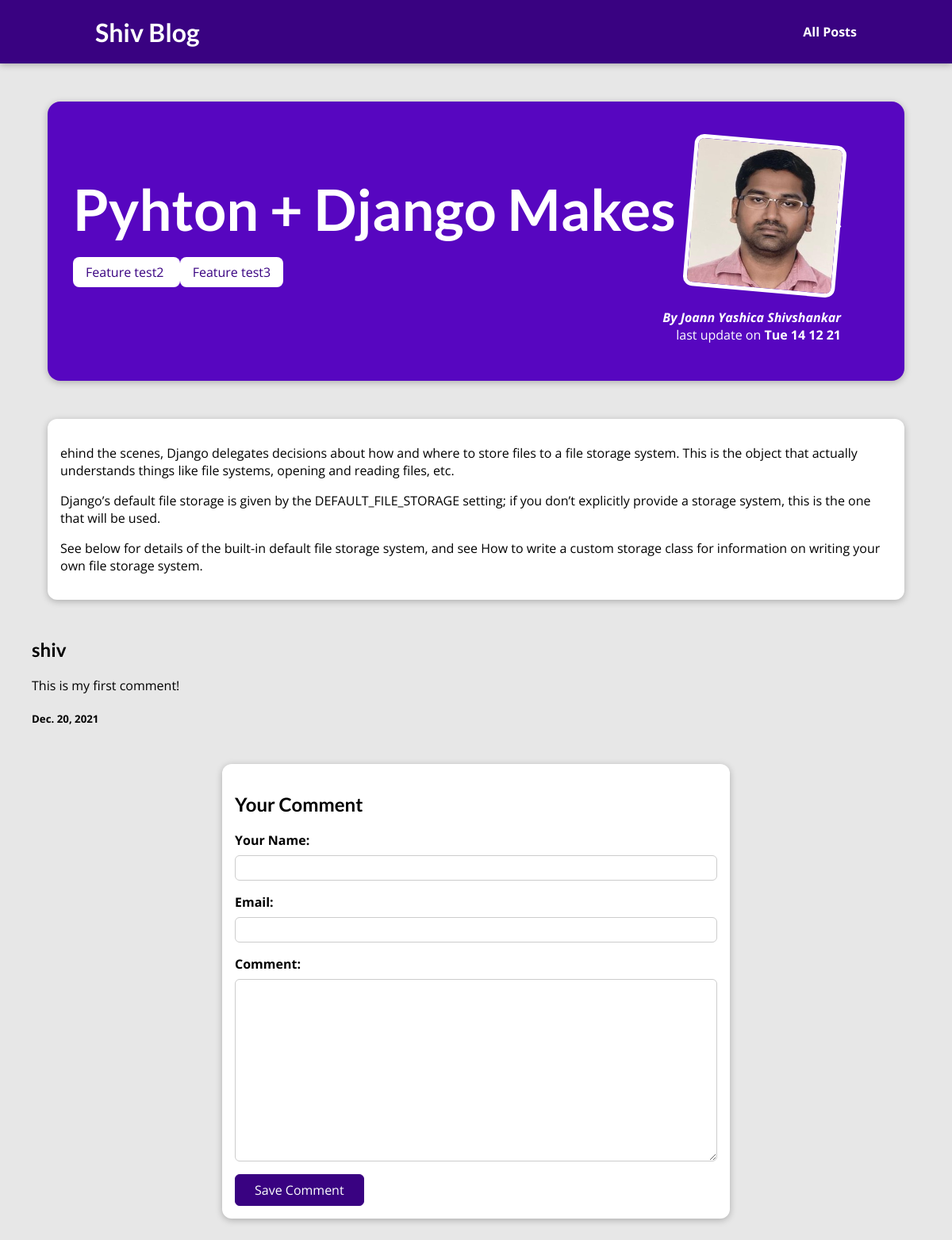
Before: /blogs/anything-actually-nothing-say with the older database file.
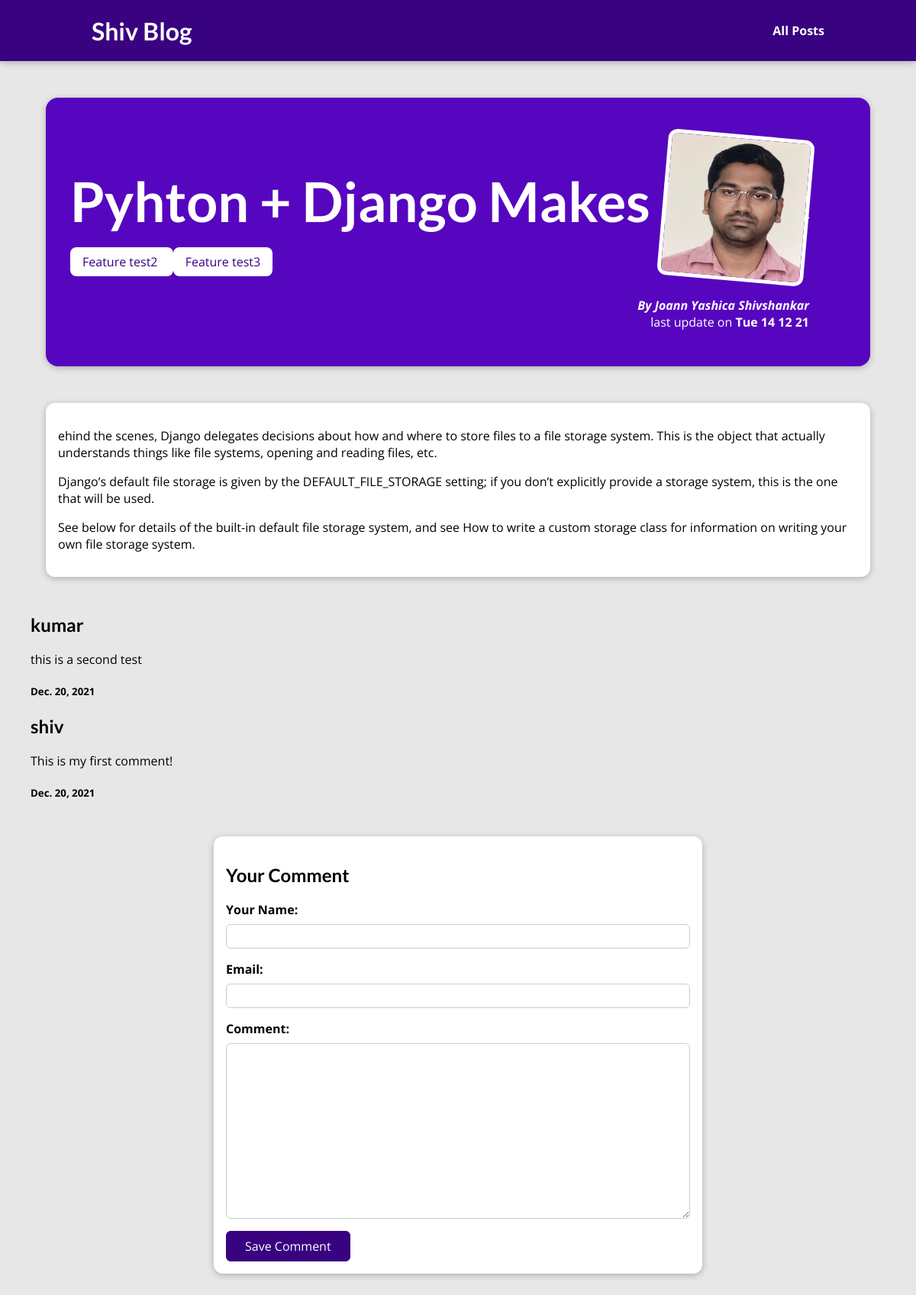
After: the same page with the newer database file.
### blog/models.py (models this page shows, shortened)
class Post(models.Model):
    title = models.CharField(max_length=100)
    excerpt = models.CharField(max_length=200)
    image = models.ImageField(upload_to='Prof_img', null = True)
    date = models.DateTimeField(auto_now_add=True)
    slug = models.SlugField(unique = True)
    content = models.TextField(validators= [MinLengthValidator(0)])
    author = models.ForeignKey(Author, null= True, on_delete=models.SET_NULL, related_name='Post')
    tags = models.ManyToManyField(Tag)

class Tag(models.Model):
    caption = models.CharField(max_length=50)

class Author(models.Model):
    first_name = models.CharField(max_length=50)
    last_name = models.CharField(max_length=50)
    email = models.EmailField()
    def full_name(self):
        return f'{self.first_name} {self.last_name}'
    def __str__(self):
        return self.full_name()

class Comment(models.Model):
    user_name = models.CharField(max_length=50)
    email = models.EmailField()
    text = models.TextField(max_length=400)
    post = models.ForeignKey(Post, on_delete=models.CASCADE, related_name='comments')
    date = models.DateField(auto_now=True, auto_now_add=False)

### blog/views.py (the view, shortened to what this page needs)
# urls.py: path('blogs/<slug:slug>', views.DetailPost.as_view(), name='blog_details')
class DetailPost(View):
    def get(self, request, slug):
        post = Post.objects.get(slug = slug)
        details = {
            'post_detail': post,
            'post_tag': post.tags.all(),
            'comment_form': CommentForm(),
            'comment': post.comments.all().order_by('-id')
        }
        return render(request, 'blog/detail_post.html', details)

### blog/forms.py
class CommentForm(forms.ModelForm):
    class Meta:
        model = Comment
        exclude = ['post'] #this will exclude the listed fields
        labels = {
            'user_name': 'Your Name',
            'email': 'Email',
            'text': 'Comment'
        }

### blog/templates/blog/detail_post.html (shortened to what this page needs)
{% extends 'base.html' %}
{% load static %}
{% block css_file %}
    <link rel="stylesheet" href="{% static 'blog/detail_post.css' %}">
{% endblock css_file %}
{% block content %}
<section id="summary">
    <h2> {{ post_detail.title | title}} </h2>
    <br>
    <div>
        {% for tag in post_tag %}
            <span class="tag"> {{tag.caption}} </span>
        {% endfor %}
    </div>
    <article>
        <img src="{{ post_detail.image.url }}" alt="{{ post_detail.title }}" />
        <address> By <a href="mailto: {{ post_detail.author.email}}"> {{post_detail.author | title}} </a> </address>
        <div>last update on <time> {{post_detail.date | date:"D d m y"}}</time> </div>
    </article>
</section>
<main>
    {{post_detail.content | linebreaks}}
</main>
<section>
    <div>
        <ul>
            {% for comment in comment%}
            <h2>{{ comment.user_name}}</h2>
            <p>{{ comment.text}}</p>
            <h5> {{ comment.date}} </h5>
            {% endfor %}
        </ul>
    </div>
</section>
<section id="comment-form">
    <h2> Your Comment </h2>
    <form action="{% url "blog_details" post_detail.slug %}" method="POST">
        {% for form_field in comment_form %}
            <div class = "form-control {% if form_field.errors%} invalid {% endif %}">
                {{ form_field.label_tag }}
                {{ form_field }}
            </div>
        {% endfor %}
        <button> Save Comment </button>
    </form>
</section>
{% endblock content%}

### templates/base.html (shortened to what this page needs)
{% load static %}
<!DOCTYPE html>
<html lang="en">
<head>
    <link rel="stylesheet" href="{% static "app.css" %}">
    {% block css_file %}
    {% endblock css_file %}
</head>
<body>
  <header id="main-navigation">
    <h1><a href="{% url 'home' %}">Shiv Blog</a></h1>
    <nav>
      <a href="{% url 'blogs' %}">All Posts</a>
    </nav>
  </header>
  <section id="all_post_sec">
  {% block content %}
  {% endblock content %}
  </section>
</body>
</html>

### static/app.css (style rules this page uses)
* { box-sizing: border-box; }
html { font-family: 'Open Sans', 'Lato', sans-serif; }
body { margin: 0; }
h1, h2, h3 { font-family: 'Lato', sans-serif; font-weight: bold; }
#main-navigation { width: 100%; height: 5rem; display: flex; justify-content: space-between; align-items: center; padding: 0 10%; position: absolute; top: 0; left: 0; }
#main-navigation a { text-decoration: none; color: white; font-weight: bold; }

### blog/static/blog/detail_post.css (style rules this page uses)
body { background-color: #e7e7e7; }
#main-navigation { background-color: #390281; box-shadow: 0 2px 8px rgba(0, 0, 0, 0.25); }
#summary { margin: 8rem auto 3rem auto; padding: 2rem; width: 90%; max-width: 90rem; border-radius: 16px; background-color: #5706c0; position: relative; box-shadow: 0 2px 8px rgba(0, 0, 0, 0.25); height: 22rem; }
#summary h2 { color: white; font-size: 4.5rem; margin-bottom: 0.25rem; }
#summary article { position: absolute; top: 2rem; right: 3rem; padding: 1rem 2rem; border-radius: 12px; text-align: right; color: white; }
#summary article img { width: 12rem; height: 12rem; border-radius: 12px; transform: rotateZ(5deg); border: 5px solid white; margin-bottom: 1rem; }
#summary address { font-weight: bold; }
#summary a { color: white; text-decoration: none; }
#summary time { font-weight: bold; }
main { width: 90%; max-width: 90rem; margin: 3rem auto; background-color: white; padding: 1rem; border-radius: 12px; box-shadow: 0 2px 8px rgba(0, 0, 0, 0.25); }
.tag { background-color: white; color: #390281; padding: 0.5rem 1rem; border-radius: 8px; }
#comment-form { margin: 3rem auto; width: 90%; max-width: 40rem; border-radius: 12px; background-color: white; box-shadow: 0 2px 8px rgba(0, 0, 0, 0.25); padding: 1rem; }
#comment-form button { font: inherit; background-color: #390281; color: white; border: 1px solid #390281; padding: 0.5rem 1.5rem; border-radius: 6px; cursor: pointer; }
.form-control { margin-bottom: 1rem; }
.form-control label { font-weight: bold; margin-bottom: 0.5rem; display: block; }
.form-control input, .form-control textarea { display: block; width: 100%; font: inherit; padding: 0.25rem; border-radius: 6px; border: 1px solid #ccc; }

Changed rows visible on the page:
added Comment: user_name "kumar", text "this is a second test", date "Dec. 20, 2021"
